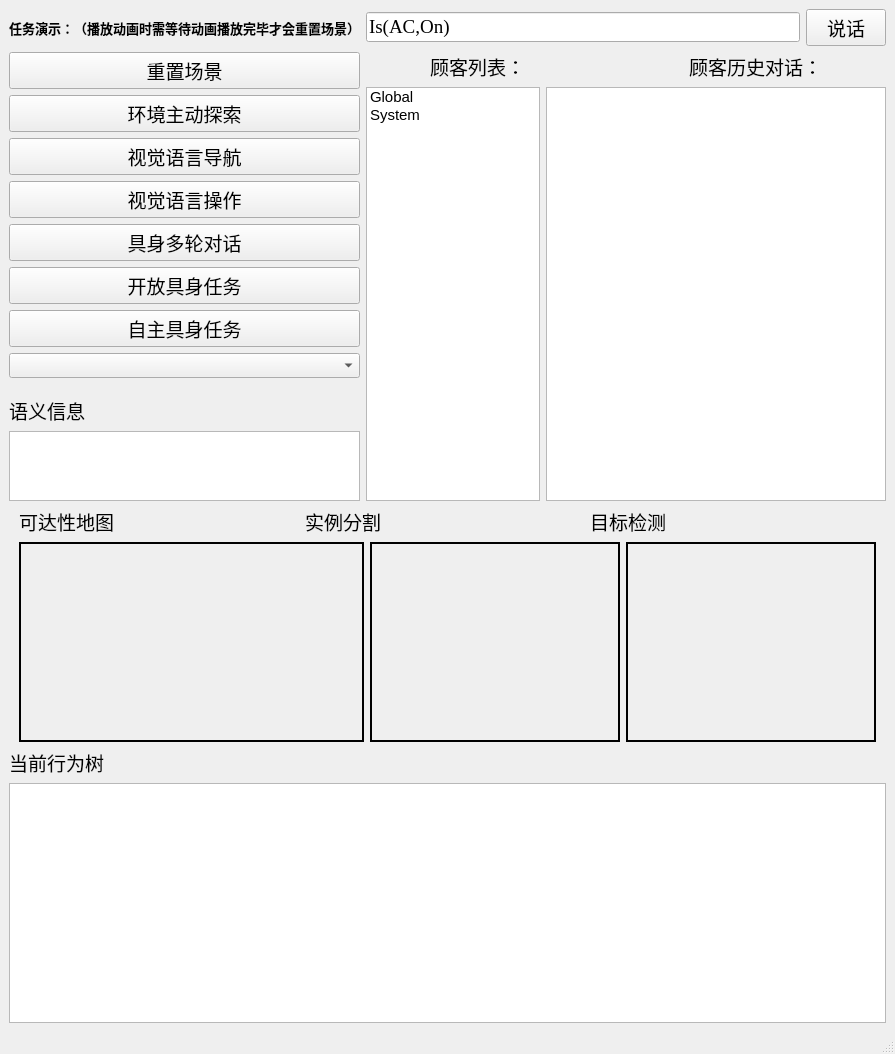
<?xml version="1.0" encoding="UTF-8"?>
<ui version="4.0">
 <class>MainWindow</class>
 <widget class="QMainWindow" name="MainWindow">
  <property name="geometry">
   <rect>
    <x>0</x>
    <y>0</y>
    <width>895</width>
    <height>980</height>
   </rect>
  </property>
  <property name="windowTitle">
   <string>RoboWatier</string>
  </property>
  <property name="autoFillBackground">
   <bool>false</bool>
  </property>
  <widget class="QWidget" name="centralwidget">
   <layout class="QGridLayout" name="gridLayout">
    <item row="1" column="1" rowspan="5" colspan="2">
     <layout class="QVBoxLayout" name="verticalLayout_4">
      <item>
       <layout class="QHBoxLayout" name="horizontalLayout_2">
        <property name="spacing">
         <number>100</number>
        </property>
        <item>
         <widget class="QLabel" name="label_10">
          <property name="sizePolicy">
           <sizepolicy hsizetype="Maximum" vsizetype="Preferred">
            <horstretch>0</horstretch>
            <verstretch>0</verstretch>
           </sizepolicy>
          </property>
          <property name="font">
           <font>
            <family>黑体</family>
            <pointsize>14</pointsize>
           </font>
          </property>
          <property name="text">
           <string>顾客列表：</string>
          </property>
         </widget>
        </item>
        <item>
         <widget class="QLabel" name="label_11">
          <property name="sizePolicy">
           <sizepolicy hsizetype="Fixed" vsizetype="Preferred">
            <horstretch>0</horstretch>
            <verstretch>0</verstretch>
           </sizepolicy>
          </property>
          <property name="font">
           <font>
            <family>黑体</family>
            <pointsize>14</pointsize>
           </font>
          </property>
          <property name="text">
           <string>顾客历史对话：</string>
          </property>
         </widget>
        </item>
       </layout>
      </item>
      <item>
       <layout class="QHBoxLayout" name="horizontalLayout">
        <item>
         <widget class="QListWidget" name="list_customer">
          <property name="sizePolicy">
           <sizepolicy hsizetype="Minimum" vsizetype="Expanding">
            <horstretch>0</horstretch>
            <verstretch>0</verstretch>
           </sizepolicy>
          </property>
          <property name="minimumSize">
           <size>
            <width>50</width>
            <height>250</height>
           </size>
          </property>
          <property name="font">
           <font>
            <pointsize>11</pointsize>
           </font>
          </property>
          <item>
           <property name="text">
            <string>Global</string>
           </property>
          </item>
          <item>
           <property name="text">
            <string>System</string>
           </property>
          </item>
         </widget>
        </item>
        <item>
         <widget class="QTextEdit" name="edit_local_history">
          <property name="enabled">
           <bool>true</bool>
          </property>
          <property name="sizePolicy">
           <sizepolicy hsizetype="Minimum" vsizetype="Expanding">
            <horstretch>0</horstretch>
            <verstretch>0</verstretch>
           </sizepolicy>
          </property>
          <property name="minimumSize">
           <size>
            <width>340</width>
            <height>0</height>
           </size>
          </property>
          <property name="font">
           <font>
            <pointsize>11</pointsize>
           </font>
          </property>
          <property name="readOnly">
           <bool>true</bool>
          </property>
         </widget>
        </item>
       </layout>
      </item>
     </layout>
    </item>
    <item row="6" column="0" colspan="3">
     <layout class="QGridLayout" name="gridLayout_3">
      <item row="1" column="0">
       <layout class="QVBoxLayout" name="verticalLayout_2">
        <item>
         <widget class="QLabel" name="label_5">
          <property name="font">
           <font>
            <family>黑体</family>
            <pointsize>14</pointsize>
           </font>
          </property>
          <property name="text">
           <string>当前行为树</string>
          </property>
         </widget>
        </item>
        <item>
         <widget class="QGraphicsView" name="img_view_bt">
          <property name="sizePolicy">
           <sizepolicy hsizetype="Expanding" vsizetype="Fixed">
            <horstretch>0</horstretch>
            <verstretch>0</verstretch>
           </sizepolicy>
          </property>
          <property name="minimumSize">
           <size>
            <width>0</width>
            <height>240</height>
           </size>
          </property>
         </widget>
        </item>
       </layout>
      </item>
      <item row="0" column="0">
       <layout class="QGridLayout" name="gridLayout_2">
        <item row="0" column="0">
         <layout class="QHBoxLayout" name="horizontalLayout_4">
          <property name="spacing">
           <number>0</number>
          </property>
          <property name="leftMargin">
           <number>0</number>
          </property>
          <item>
           <widget class="QLabel" name="label_6">
            <property name="sizePolicy">
             <sizepolicy hsizetype="Preferred" vsizetype="Preferred">
              <horstretch>0</horstretch>
              <verstretch>0</verstretch>
             </sizepolicy>
            </property>
            <property name="minimumSize">
             <size>
              <width>0</width>
              <height>0</height>
             </size>
            </property>
            <property name="font">
             <font>
              <family>黑体</family>
              <pointsize>14</pointsize>
             </font>
            </property>
            <property name="text">
             <string>可达性地图</string>
            </property>
           </widget>
          </item>
          <item>
           <widget class="QLabel" name="label_7">
            <property name="sizePolicy">
             <sizepolicy hsizetype="Preferred" vsizetype="Preferred">
              <horstretch>0</horstretch>
              <verstretch>0</verstretch>
             </sizepolicy>
            </property>
            <property name="minimumSize">
             <size>
              <width>0</width>
              <height>0</height>
             </size>
            </property>
            <property name="font">
             <font>
              <family>黑体</family>
              <pointsize>14</pointsize>
             </font>
            </property>
            <property name="text">
             <string>实例分割</string>
            </property>
           </widget>
          </item>
          <item>
           <widget class="QLabel" name="label_8">
            <property name="sizePolicy">
             <sizepolicy hsizetype="Preferred" vsizetype="Preferred">
              <horstretch>0</horstretch>
              <verstretch>0</verstretch>
             </sizepolicy>
            </property>
            <property name="minimumSize">
             <size>
              <width>0</width>
              <height>0</height>
             </size>
            </property>
            <property name="font">
             <font>
              <family>黑体</family>
              <pointsize>14</pointsize>
             </font>
            </property>
            <property name="text">
             <string>目标检测</string>
            </property>
           </widget>
          </item>
         </layout>
        </item>
        <item row="1" column="0">
         <layout class="QHBoxLayout" name="horizontalLayout_5">
          <item>
           <widget class="QLabel" name="img_label_map">
            <property name="enabled">
             <bool>true</bool>
            </property>
            <property name="sizePolicy">
             <sizepolicy hsizetype="Fixed" vsizetype="Fixed">
              <horstretch>0</horstretch>
              <verstretch>0</verstretch>
             </sizepolicy>
            </property>
            <property name="minimumSize">
             <size>
              <width>345</width>
              <height>200</height>
             </size>
            </property>
            <property name="styleSheet">
             <string notr="true">border: 2px solid black;</string>
            </property>
            <property name="text">
             <string/>
            </property>
           </widget>
          </item>
          <item>
           <widget class="QLabel" name="img_label_seg">
            <property name="enabled">
             <bool>true</bool>
            </property>
            <property name="sizePolicy">
             <sizepolicy hsizetype="Fixed" vsizetype="Fixed">
              <horstretch>0</horstretch>
              <verstretch>0</verstretch>
             </sizepolicy>
            </property>
            <property name="minimumSize">
             <size>
              <width>250</width>
              <height>200</height>
             </size>
            </property>
            <property name="styleSheet">
             <string notr="true">border: 2px solid black;</string>
            </property>
            <property name="text">
             <string/>
            </property>
           </widget>
          </item>
          <item>
           <widget class="QLabel" name="img_label_obj">
            <property name="enabled">
             <bool>true</bool>
            </property>
            <property name="sizePolicy">
             <sizepolicy hsizetype="Fixed" vsizetype="Fixed">
              <horstretch>0</horstretch>
              <verstretch>0</verstretch>
             </sizepolicy>
            </property>
            <property name="minimumSize">
             <size>
              <width>250</width>
              <height>200</height>
             </size>
            </property>
            <property name="styleSheet">
             <string notr="true">border: 2px solid black;</string>
            </property>
            <property name="text">
             <string/>
            </property>
           </widget>
          </item>
         </layout>
        </item>
       </layout>
      </item>
     </layout>
    </item>
    <item row="5" column="0">
     <layout class="QVBoxLayout" name="verticalLayout_3">
      <item>
       <widget class="QTextBrowser" name="textBrowser_5">
        <property name="font">
         <font>
          <family>黑体</family>
          <pointsize>13</pointsize>
          <weight>50</weight>
          <bold>false</bold>
         </font>
        </property>
        <property name="layoutDirection">
         <enum>Qt::LeftToRight</enum>
        </property>
        <property name="styleSheet">
         <string notr="true">text-align:center;</string>
        </property>
        <property name="markdown">
         <string/>
        </property>
        <property name="html">
         <string>&lt;!DOCTYPE HTML PUBLIC &quot;-//W3C//DTD HTML 4.0//EN&quot; &quot;http://www.w3.org/TR/REC-html40/strict.dtd&quot;&gt;
&lt;html&gt;&lt;head&gt;&lt;meta name=&quot;qrichtext&quot; content=&quot;1&quot; /&gt;&lt;style type=&quot;text/css&quot;&gt;
p, li { white-space: pre-wrap; }
&lt;/style&gt;&lt;/head&gt;&lt;body style=&quot; font-family:'黑体'; font-size:13pt; font-weight:400; font-style:normal;&quot;&gt;
&lt;p style=&quot;-qt-paragraph-type:empty; margin-top:0px; margin-bottom:0px; margin-left:0px; margin-right:0px; -qt-block-indent:0; text-indent:0px; font-size:11pt;&quot;&gt;&lt;br /&gt;&lt;/p&gt;&lt;/body&gt;&lt;/html&gt;</string>
        </property>
       </widget>
      </item>
     </layout>
    </item>
    <item row="0" column="0">
     <widget class="QLabel" name="label_9">
      <property name="font">
       <font>
        <family>等线</family>
        <pointsize>10</pointsize>
        <weight>75</weight>
        <bold>true</bold>
       </font>
      </property>
      <property name="text">
       <string>任务演示：（播放动画时需等待动画播放完毕才会重置场景）</string>
      </property>
     </widget>
    </item>
    <item row="0" column="2">
     <widget class="QPushButton" name="btn_say">
      <property name="font">
       <font>
        <family>黑体</family>
        <pointsize>14</pointsize>
       </font>
      </property>
      <property name="text">
       <string>说话</string>
      </property>
     </widget>
    </item>
    <item row="0" column="1">
     <widget class="QLineEdit" name="edit_say">
      <property name="font">
       <font>
        <family>Times New Roman</family>
        <pointsize>14</pointsize>
       </font>
      </property>
      <property name="text">
       <string>Is(AC,On)</string>
      </property>
     </widget>
    </item>
    <item row="4" column="0">
     <widget class="QLabel" name="label">
      <property name="font">
       <font>
        <family>黑体</family>
        <pointsize>14</pointsize>
       </font>
      </property>
      <property name="text">
       <string>语义信息</string>
      </property>
     </widget>
    </item>
    <item row="1" column="0">
     <layout class="QVBoxLayout" name="verticalLayout">
      <item>
       <widget class="QPushButton" name="btn_reset">
        <property name="font">
         <font>
          <family>黑体</family>
          <pointsize>14</pointsize>
         </font>
        </property>
        <property name="text">
         <string>重置场景</string>
        </property>
       </widget>
      </item>
      <item>
       <widget class="QPushButton" name="btn_AEM">
        <property name="font">
         <font>
          <family>黑体</family>
          <pointsize>14</pointsize>
         </font>
        </property>
        <property name="text">
         <string>环境主动探索</string>
        </property>
       </widget>
      </item>
      <item>
       <widget class="QPushButton" name="btn_VLN">
        <property name="font">
         <font>
          <family>黑体</family>
          <pointsize>14</pointsize>
         </font>
        </property>
        <property name="text">
         <string>视觉语言导航</string>
        </property>
       </widget>
      </item>
      <item>
       <widget class="QPushButton" name="btn_VLM">
        <property name="font">
         <font>
          <family>黑体</family>
          <pointsize>14</pointsize>
         </font>
        </property>
        <property name="text">
         <string>视觉语言操作</string>
        </property>
       </widget>
      </item>
      <item>
       <widget class="QPushButton" name="btn_GQA">
        <property name="font">
         <font>
          <family>黑体</family>
          <pointsize>14</pointsize>
         </font>
        </property>
        <property name="text">
         <string>具身多轮对话</string>
        </property>
       </widget>
      </item>
      <item>
       <widget class="QPushButton" name="btn_OT">
        <property name="font">
         <font>
          <family>黑体</family>
          <pointsize>14</pointsize>
         </font>
        </property>
        <property name="text">
         <string>开放具身任务</string>
        </property>
       </widget>
      </item>
      <item>
       <widget class="QPushButton" name="btn_AT">
        <property name="font">
         <font>
          <family>黑体</family>
          <pointsize>14</pointsize>
         </font>
        </property>
        <property name="text">
         <string>自主具身任务</string>
        </property>
       </widget>
      </item>
      <item>
       <widget class="QComboBox" name="cb_task">
        <property name="sizePolicy">
         <sizepolicy hsizetype="Preferred" vsizetype="Minimum">
          <horstretch>0</horstretch>
          <verstretch>0</verstretch>
         </sizepolicy>
        </property>
        <property name="minimumSize">
         <size>
          <width>0</width>
          <height>25</height>
         </size>
        </property>
        <property name="font">
         <font>
          <family>黑体</family>
          <pointsize>14</pointsize>
         </font>
        </property>
        <property name="editable">
         <bool>false</bool>
        </property>
        <property name="currentText">
         <string/>
        </property>
        <property name="currentIndex">
         <number>-1</number>
        </property>
        <property name="insertPolicy">
         <enum>QComboBox::InsertAtBottom</enum>
        </property>
        <property name="placeholderText">
         <string extracomment="其他任务">其他任务</string>
        </property>
       </widget>
      </item>
     </layout>
    </item>
   </layout>
  </widget>
  <widget class="QStatusBar" name="statusbar"/>
 </widget>
 <resources/>
 <connections/>
</ui>
